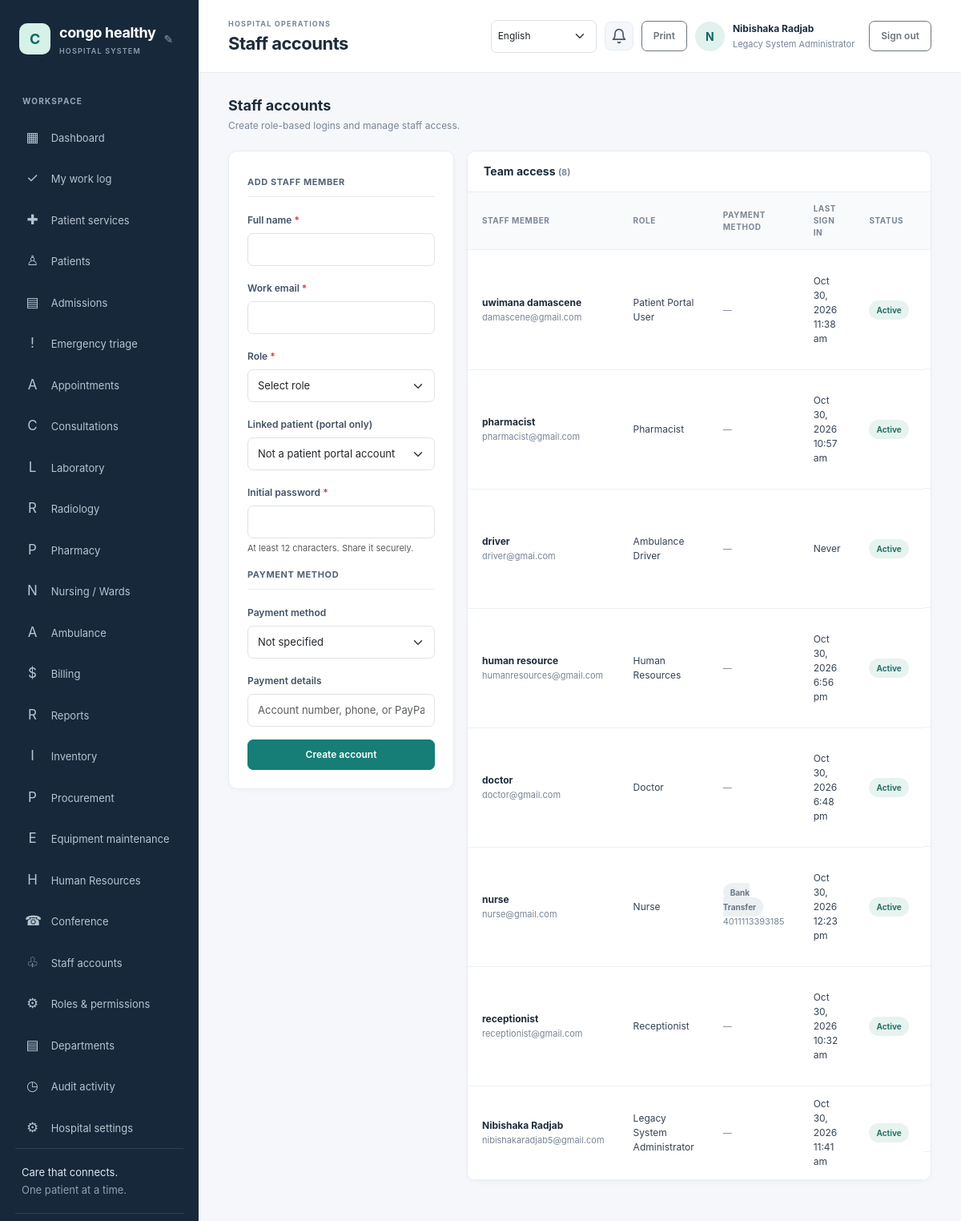
The page /admin/users.php (signed in) on the database its author committed.
### tables this page shows
CREATE TABLE `hospital_settings` (
  `setting_key` varchar(80) NOT NULL,
  `setting_value` text NOT NULL,
  `updated_at` timestamp NOT NULL DEFAULT current_timestamp() ON UPDATE current_timestamp()
);

CREATE TABLE `users` (
  `id` bigint(20) UNSIGNED NOT NULL,
  `role_id` tinyint(3) UNSIGNED NOT NULL,
  `full_name` varchar(160) NOT NULL,
  `email` varchar(190) NOT NULL,
  `password_hash` varchar(255) NOT NULL,
  `is_active` tinyint(1) NOT NULL DEFAULT 1,
  `payment_method` enum('bank_transfer','mobile_money','paypal','other') DEFAULT NULL,
  `payment_details` varchar(255) DEFAULT NULL,
  `last_login_at` datetime DEFAULT NULL,
  `created_at` timestamp NOT NULL DEFAULT current_timestamp()
);

CREATE TABLE `roles` (
  `id` tinyint(3) UNSIGNED NOT NULL,
  `role_key` varchar(40) NOT NULL,
  `name` varchar(80) NOT NULL
);

### admin/users.php (the view, shortened to what the rows shown need)
<?php
require_once __DIR__ . '/../includes/auth.php';
$users = $pdo->query(
    'SELECT u.id, u.role_id, u.full_name, u.email, u.is_active, u.last_login_at, u.payment_method, u.payment_details, r.name AS role_name, r.role_key
     FROM users u JOIN roles r ON r.id = u.role_id
     ORDER BY u.created_at DESC'
)->fetchAll();
$pageTitle = 'Staff accounts';
require __DIR__ . '/../includes/header.php';
?>
<div class="page-heading">
    <div><h2>Staff accounts</h2><p>Create role-based logins and manage staff access.</p></div>
</div>
<div class="row g-3">
    <div class="col-12 col-xl-8">
        <section class="content-card mt-0">
            <div class="table-responsive"><table class="table"><thead><tr><th>Staff member</th><th>Role</th><th>Payment method</th><th>Last sign in</th><th>Status</th><th></th></tr></thead><tbody>
            <?php foreach ($users as $account):
            ?>
                <tr>
                    <td><span class="patient-name"><?= e($account['full_name']) ?></span><br><span class="subtle"><?= e($account['email']) ?></span></td>
                    <td><?= e($account['role_name']) ?></td>
                    <td><?php if ($account['payment_method']): ?><span class="badge-neutral"><?= e(ucwords(str_replace('_', ' ', $account['payment_method']))) ?></span><?php if ($account['payment_details']): ?><br><span class="subtle"><?= e($account['payment_details']) ?></span><?php endif; ?><?php else: ?><span class="subtle">&#8212;</span><?php endif; ?></td>
                    <td><?= $account['last_login_at'] ? e(date('M j, Y g:i a', strtotime($account['last_login_at']))) : 'Never' ?></td>
                    <td><span class="<?= (int) $account['is_active'] === 1 ? 'badge-soft' : 'badge-neutral' ?>"><?= (int) $account['is_active'] === 1 ? 'Active' : 'Inactive' ?></span></td>
                    <td class="d-flex flex-wrap gap-1">
                    </td>
                </tr>
            <?php endforeach; ?>
            </tbody></table></div>
        </section>
    </div>
</div>
<?php require __DIR__ . '/../includes/footer.php'; ?>

### includes/header.php (shortened to what the rows shown need)
<?php
$pageTitle = $pageTitle ?? 'Dashboard';
$user = current_user();
$_hospitalName = get_hospital_name();
?>
<!doctype html>
<html lang="en">
<head>
    <link href="https://cdn.jsdelivr.net/npm/bootstrap@5.3.3/dist/css/bootstrap.min.css" rel="stylesheet">
    <link href="/hospital%20management/assets/css/app.css" rel="stylesheet">
</head>
<body>
<div class="app-shell">
    <aside class="sidebar" id="workspace-menu" aria-label="Workspace navigation">
        <div class="brand-wrap">
            <a class="brand" href="/hospital%20management/dashboard.php"><span class="brand-mark"><?= e(strtoupper(substr($_hospitalName, 0, 1))) ?></span><span><?= e($_hospitalName) ?><small>HOSPITAL SYSTEM</small></span></a>
        </div>
    </aside>
    <main class="main-content">
        <header class="topbar">
            <div class="topbar-heading">
                <div>
                    <h1><?= e($pageTitle) ?></h1>
                </div>
            </div>
            <div class="user-menu">
                <?= render_language_switcher() ?>
                <div class="notif-bell no-print" id="notifBell" title="Notifications" role="button" tabindex="0" aria-haspopup="true" aria-expanded="false">
                    <svg class="notif-icon" xmlns="http://www.w3.org/2000/svg" width="20" height="20" viewBox="0 0 24 24" fill="none" stroke="currentColor" stroke-width="2" stroke-linecap="round" stroke-linejoin="round" aria-hidden="true"><path d="M18 8A6 6 0 0 0 6 8c0 7-3 9-3 9h18s-3-2-3-9"/><path d="M13.73 21a2 2 0 0 1-3.46 0"/></svg>
                </div>
                <button class="btn btn-sm btn-outline-secondary print-page no-print" type="button" onclick="window.print()">Print</button>
                <a class="avatar no-print" href="/hospital%20management/profile.php" title="Edit profile"><?= e(strtoupper(substr($user['full_name'] ?? 'U', 0, 1))) ?></a>
                <a class="user-detail no-print" href="/hospital%20management/profile.php"><strong><?= e($user['full_name'] ?? '') ?></strong><span><?= e($user['role_name'] ?? '') ?></span></a>
                <form method="post" action="/hospital%20management/logout.php" class="ms-2">
                    <button class="btn btn-sm btn-outline-secondary" type="submit">Sign out</button>
                </form>
            </div>
        </header>
        <section class="page-body">

### rows shown on the page
hospital_settings: setting_value "C", setting_value "congo healthy"
users: full_name "N", full_name "Nibishaka Radjab", email "nibishakaradjab5@gmail.com", role.name "Legacy System Administrator", last_login_at "Oct 30, 2026 11:41 am", is_active "Active"
roles: name "Legacy System Administrator"
users: full_name "uwimana damascene", email "damascene@gmail.com", role.name "Patient Portal User", last_login_at "Oct 30, 2026 11:38 am", is_active "Active"
users: full_name "pharmacist", email "pharmacist@gmail.com", role.name "Pharmacist", last_login_at "Oct 30, 2026 10:57 am", is_active "Active"
users: full_name "driver", email "driver@gmai.com", role.name "Ambulance Driver", shows "Never", is_active "Active"
users: full_name "human resource", email "humanresources@gmail.com", role.name "Human Resources", last_login_at "Oct 30, 2026 6:56 pm", is_active "Active"
users: full_name "doctor", email "doctor@gmail.com", role.name "Doctor", last_login_at "Oct 30, 2026 6:48 pm", is_active "Active"
users: full_name "nurse", email "nurse@gmail.com", role.name "Nurse", payment_method "Bank Transfer", payment_details "4011113393185", last_login_at "Oct 30, 2026 12:23 pm", is_active "Active"
users: full_name "receptionist", email "receptionist@gmail.com", role.name "Receptionist", last_login_at "Oct 30, 2026 10:32 am", is_active "Active"

### other values the page prints
$pageTitle "Staff accounts"
count($users) "8"
form field lang "English"
